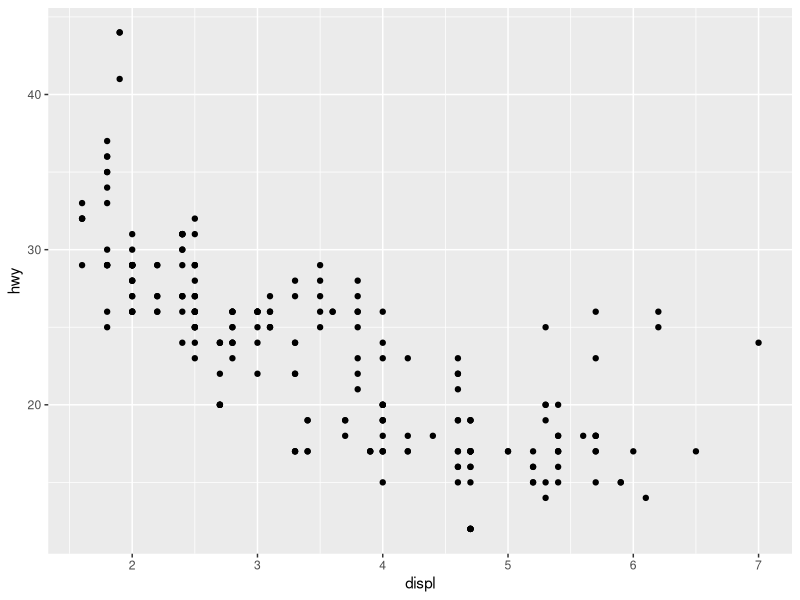
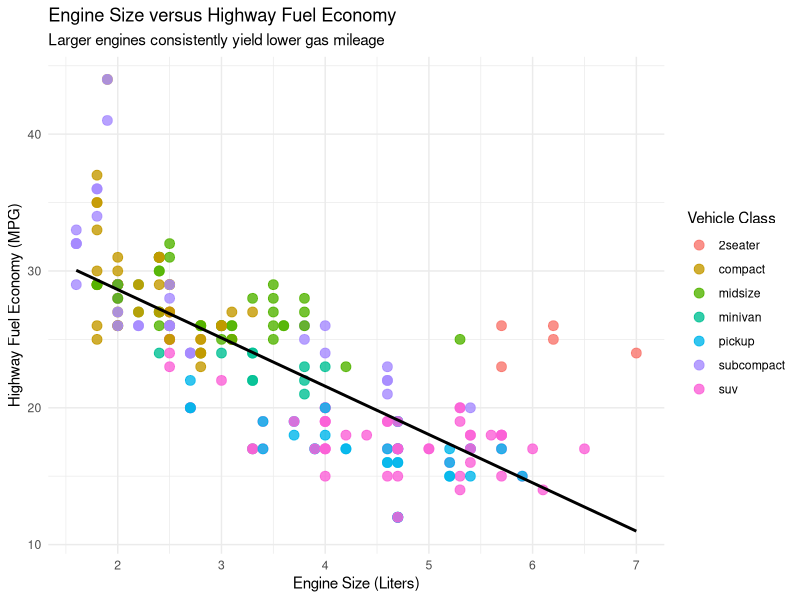
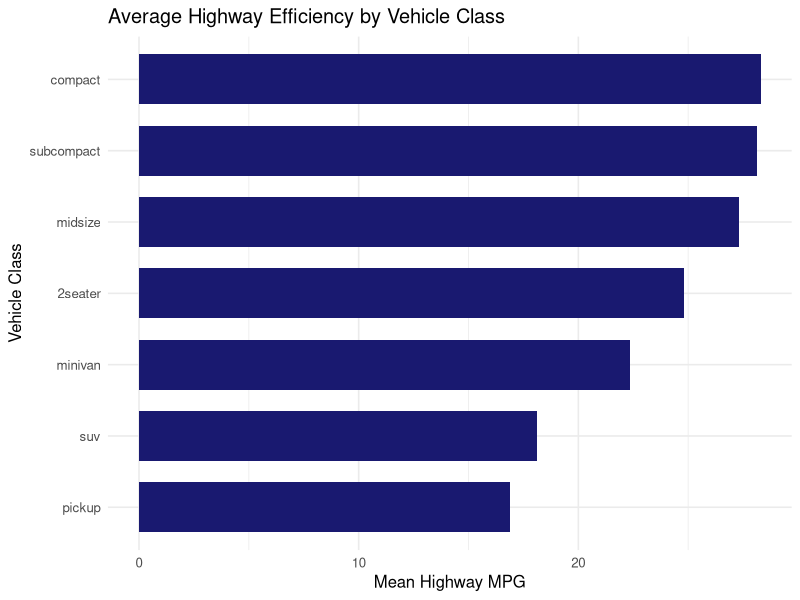

Recreate these plots in R, in order.
## ---- chunk 1
# ==============================================================================
# SETUP AND ENVIRONMENT
# ==============================================================================
if (!requireNamespace("tidyverse", quietly = TRUE)) {
  install.packages("tidyverse", repos = "https://cloud.r-project.org")
}

library(tidyverse)
## ---- chunk 2
glimpse(mpg)
head(mpg)
## ---- chunk 3
ggplot(data = mpg, mapping = aes(x = displ, y = hwy)) +
  geom_point()
## ---- chunk 4
ggplot(data = mpg, mapping = aes(x = displ, y = hwy, color = class)) +
  geom_point(size = 3, alpha = 0.8) +
  geom_smooth(method = "lm", se = FALSE, color = "black") +
  theme_minimal() +
  labs(
    title = "Engine Size versus Highway Fuel Economy",
    subtitle = "Larger engines consistently yield lower gas mileage",
    x = "Engine Size (Liters)",
    y = "Highway Fuel Economy (MPG)",
    color = "Vehicle Class"
  )
## ---- chunk 5
mpg_small <- mpg %>%
  dplyr::select(manufacturer, model, year, hwy)

head(mpg_small)
## ---- chunk 6
audi_2008 <- mpg %>%
  filter(manufacturer == "audi", year == 2008)

head(audi_2008)
## ---- chunk 7
mpg_metric <- mpg %>%
  mutate(hwy_kml = hwy * 0.425144) %>%
  dplyr::select(manufacturer, model, hwy, hwy_kml)

head(mpg_metric)
## ---- chunk 8
suv_efficiency <- mpg %>%
  filter(class == "suv", year == 2008) %>%
  dplyr::select(manufacturer, model, cty, hwy) %>%
  arrange(desc(hwy))

print(suv_efficiency)
## ---- chunk 9
class_summary <- mpg %>%
  group_by(class) %>%
  summarise(
    avg_hwy    = mean(hwy, na.rm = TRUE),
    total_cars = n()
  ) %>%
  arrange(desc(avg_hwy))

print(class_summary)

ggplot(class_summary, aes(x = reorder(class, avg_hwy), y = avg_hwy)) +
  geom_col(fill = "midnightblue", width = 0.7) +
  coord_flip() +
  theme_minimal(base_size = 12) +
  labs(
    title = "Average Highway Efficiency by Vehicle Class",
    x = "Vehicle Class",
    y = "Mean Highway MPG"
  )
